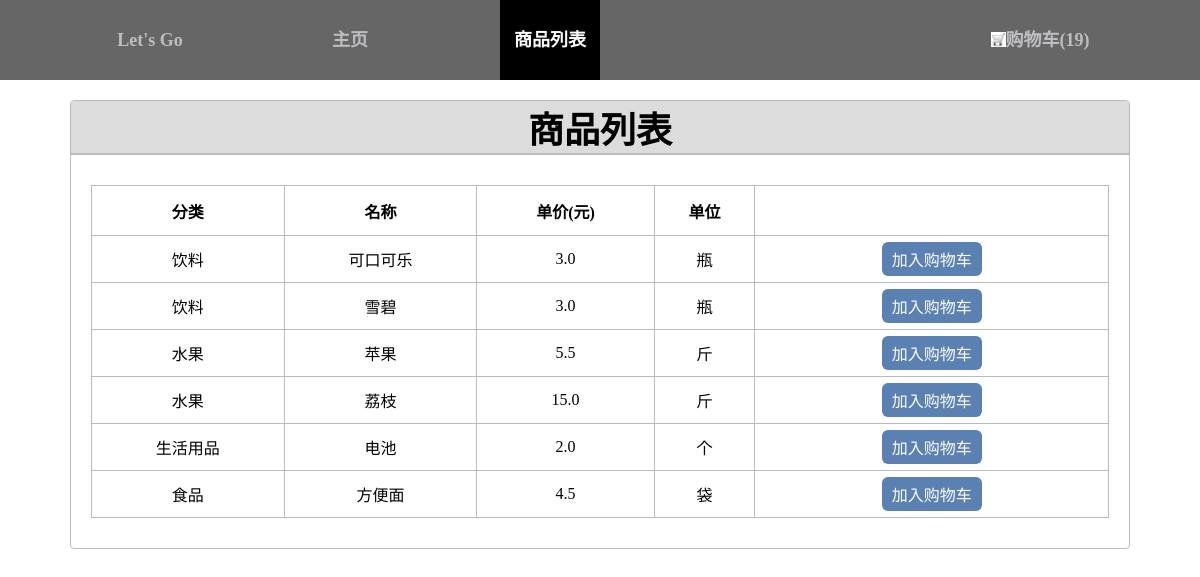
The app's page /shopping_list with its own data.
### post/models.py (models this page shows, shortened)
class Goodslist(models.Model):
    author = models.ForeignKey('auth.User')
    classification=models.CharField(max_length=10,default='')
    name= models.CharField(max_length=10,default='')
    price=models.FloatField(max_length=10,default=0)
    unit=models.CharField(max_length=10,default='')

### post/views.py (the view, shortened to what this page needs)
# urls.py: url(r'^shopping_list$', views.shopping_list, name='shopping_list'),
def shopping_list(request):
    posts = Goodslist.objects.all()
    return render(request, 'post/shopping_list.html', {'goodslist': posts,'sum_count':PurchasedItems.shopping_cart()})

### post/models.py (called while the page is built)
    @classmethod
    def shopping_cart(cls):
        sum_count = 0
        for count  in PurchasedItems.objects.all():
            sum_count = sum_count + count.count
        return sum_count

### post/templates/post/shopping_list.html (shortened to what this page needs)
{% extends 'post/base.html' %}
{% load staticfiles %}
{% block head %}
    <link rel="stylesheet" href="{% static 'css/shopping_list.css' %}">
{% endblock head %}
{% block shopping_nav%} active{% endblock shopping_nav%}
{% block content %}
    <div class="list">
        <div class="min">
        <h1>商品列表</h1>
        </div>
        <div class="inform">
            <table>
                <tr>
                    <th>分类</th>
                    <th>名称</th>
                    <th>单价(元)</th>
                    <th>单位</th>
                    <th></th>
                </tr>
                {% for post in goodslist %}
                    <tr>
                        <td> {{ post.classification }}</td>
                        <td>{{ post.name }}</td>
                        <td> {{ post.price }}</td>
                        <td>{{ post.unit }} </td>
                        <td>
                            <div class="button" id="{{ post.id }}">加入购物车</div>
                        </td>
                    </tr>
                {% endfor %}
            </table>
        </div>
    </div>
{% endblock content %}

### post/static/css/base.css (style rules this page uses)
body { margin: 0; min-width: 966px; }

### post/static/css/shopping_list.css (style rules this page uses)
table { width:100%; border-collapse:collapse; }
table, td, th { border:1px solid #bbbbbb; }
th { height: 50px; }
td { text-align: center; }
.min h1 { border-bottom-style:solid; border-width: 2px; border-color: #bbbbbb; background:#DCDCDC; margin:0; }
.list { border-style:solid; border-width: thin; border-color: #bbbbbb; margin: 20px 70px 0; border-radius:4px ; font-size: 18px; text-align: center; }
.inform { padding:30px 20px; }
.button { background-color: #5b80b2; border: none; color: white; padding: 5px 10px; margin: 5px 10px; cursor: pointer; display: inline-block; font-size: 16px; border-radius: 6px; }

### records on screen
Goodslist: classification "饮料", name "可口可乐", price "3.0", unit "瓶"
Goodslist: classification "饮料", name "雪碧", price "3.0", unit "瓶"
Goodslist: classification "水果", name "苹果", price "5.5", unit "斤"
Goodslist: classification "水果", name "荔枝", price "15.0", unit "斤"
Goodslist: classification "生活用品", name "电池", price "2.0", unit "个"
Goodslist: classification "食品", name "方便面", price "4.5", unit "袋"

### other values on screen
{{ sum_count }} "19"
